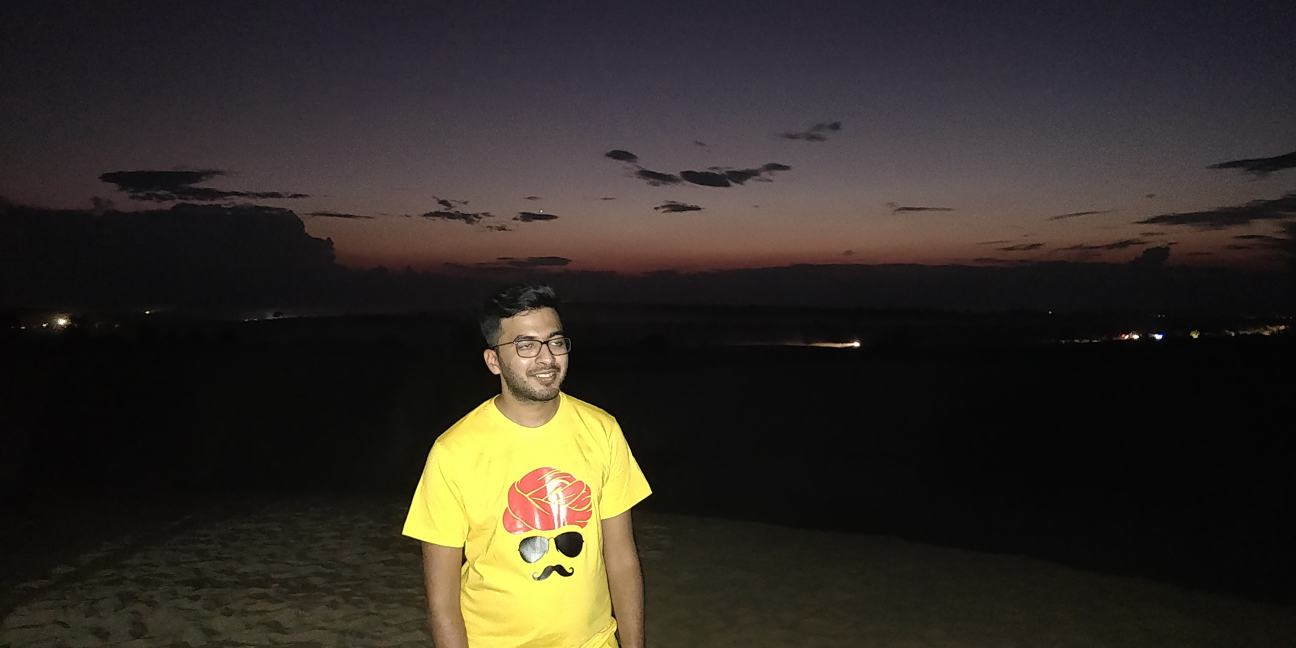
#> input picture uploads/IMG_20191031_184621.jpg, 5184 x 2592 px, found by its file name (shown at 1/4 size); its folder holds only this picture in this run
$ python test.py ../uploads/IMG_20191031_184621.jpg
#> lines starting #> are read from the running program, lines starting #| are printed output that depends on the picture; after the words box and inside, x2 and y2 are one past the last pixel; in counts of white or black regions, pixels touching at a corner belong together
import sys
import cv2

img = sys.argv[1];
imagePath = "C:\\Users\\Harsh\\Desktop\\nodejs\\uploads\\" + img
cascPath = "C:\\Users\\Harsh\\Desktop\\nodejs\\python\\haarcascade_frontalface_default.xml"

faceCascade = cv2.CascadeClassifier(cascPath)
image = cv2.imread(imagePath)
#> image is the input picture: shape (2592, 5184, 3); mean B, G, R 38, 44.5, 50.3

########################################
image = cv2.resize(image, (1360, 1080))
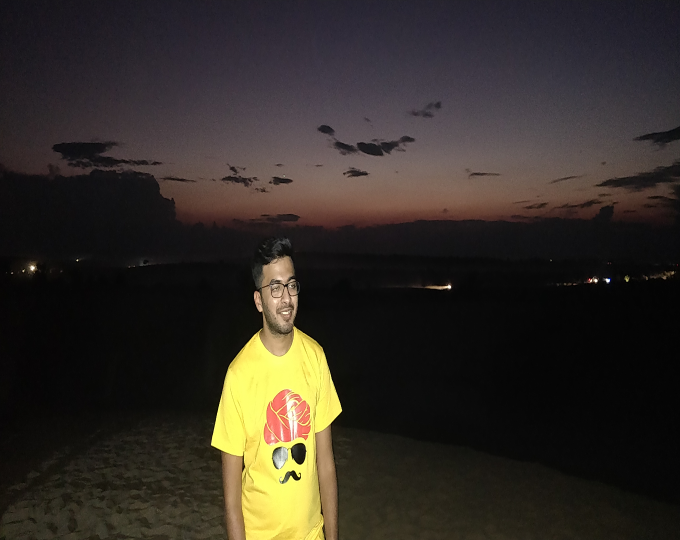
#> image: shape (1080, 1360, 3) (shown at 1/2 size); mean B, G, R 38, 44.4, 50.2
########################################

gray = cv2.cvtColor(image, cv2.COLOR_BGR2GRAY)
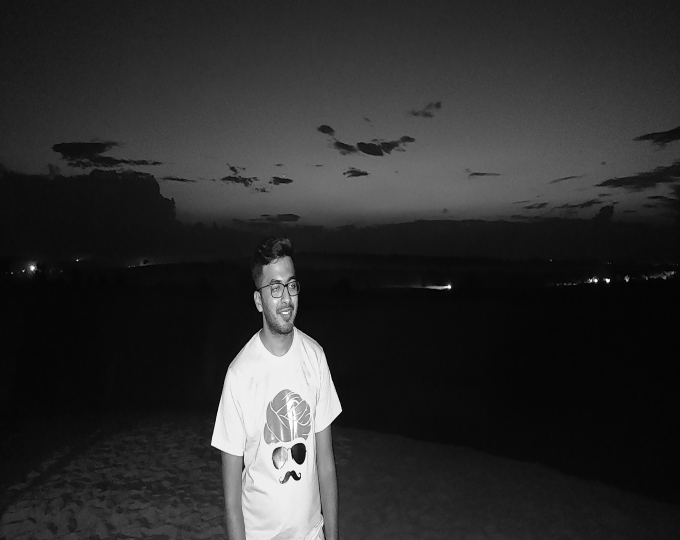
#> gray: shape (1080, 1360) (shown at 1/2 size); min 0, max 255, mean 45.4

faces = faceCascade.detectMultiScale(
    gray,
    scaleFactor=1.25,
    minNeighbors=5,
    minSize=(30, 30),
    flags = cv2.CASCADE_SCALE_IMAGE
)
#> faces = [[516, 530, 103, 103]]
#print("Found {0} faces!".format(len(faces)))

for (x, y, w, h) in faces:
    cv2.rectangle(image, (x, y), (x+w, y+h), (255, 255, 255), 2)
#> this loop made 1 pass
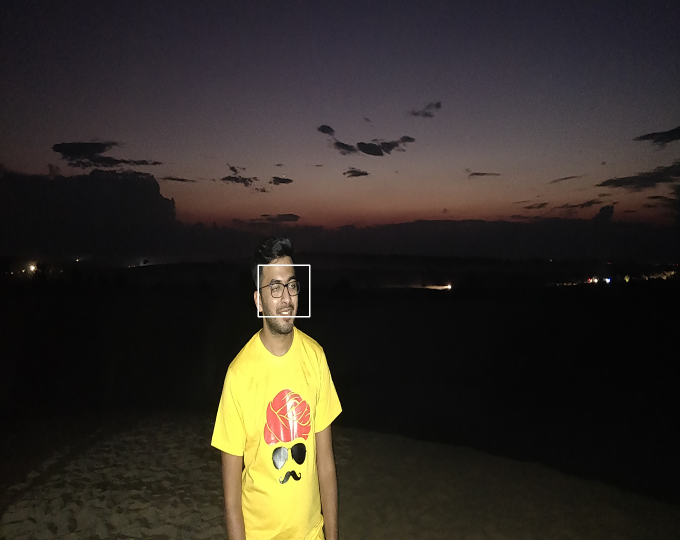
#> image: shape (1080, 1360, 3) (shown at 1/2 size); 0.08% of pixels changed, all inside (x1, y1, x2, y2) = (515, 529, 621, 635)

# [15 lines of commented-out code are left out]
imgPath = "C:\\Users\\Harsh\\Desktop\\nodejs\\modified\\" + img
cv2.imwrite( imgPath , image)

print(len(faces), img)
#| 1 ../uploads/IMG_20191031_184621.jpg
sys.stdout.flush()

$ run again, on uploads/IMG_20191105_220847_339.jpg
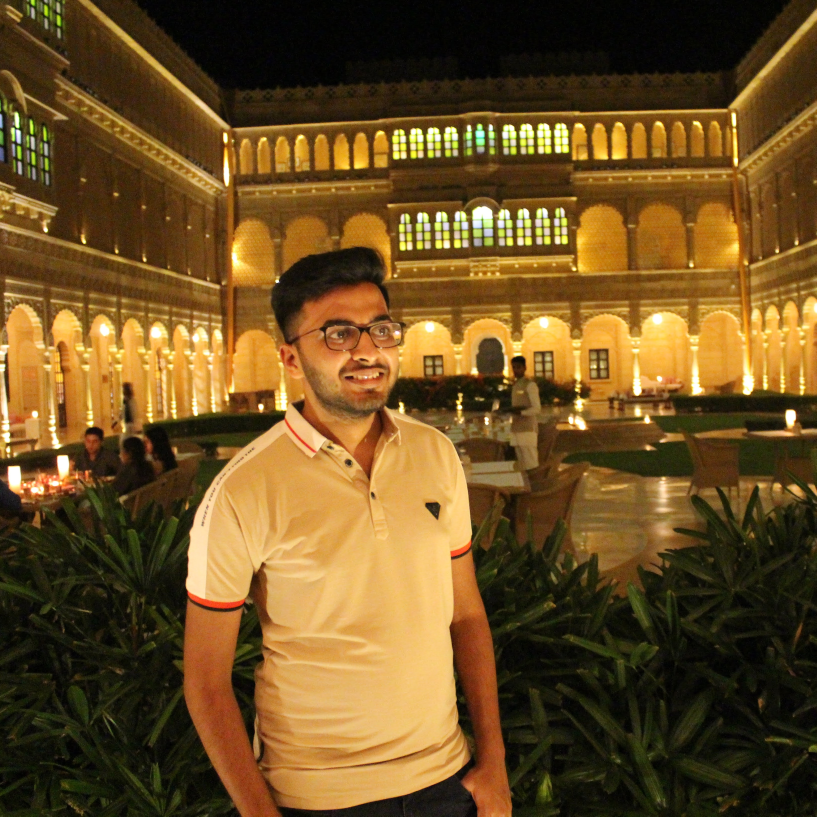
#> input picture uploads/IMG_20191105_220847_339.jpg, 3266 x 3265 px, found by its file name (shown at 1/4 size)
#> image is the input picture: shape (3265, 3266, 3); mean B, G, R 35, 79.9, 109.1
#> `image = cv2.resize(image, (1360, 1080))`:
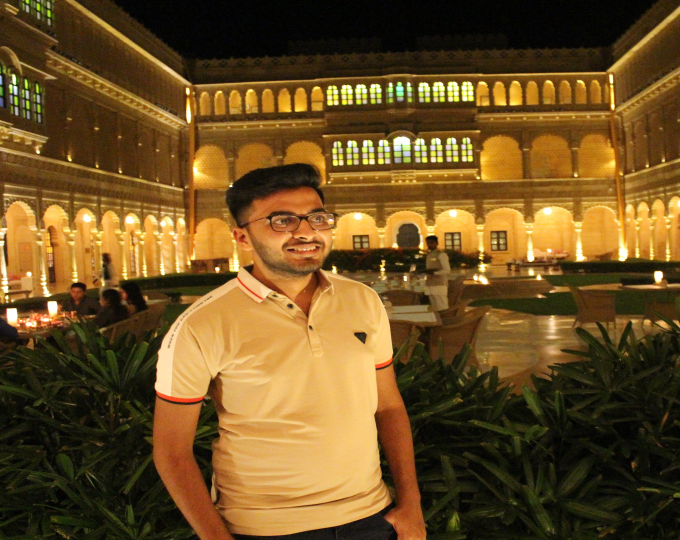
#> image: shape (1080, 1360, 3) (shown at 1/2 size); mean B, G, R 34.9, 79.7, 109
#> `gray = cv2.cvtColor(image, cv2.COLOR_BGR2GRAY)`:
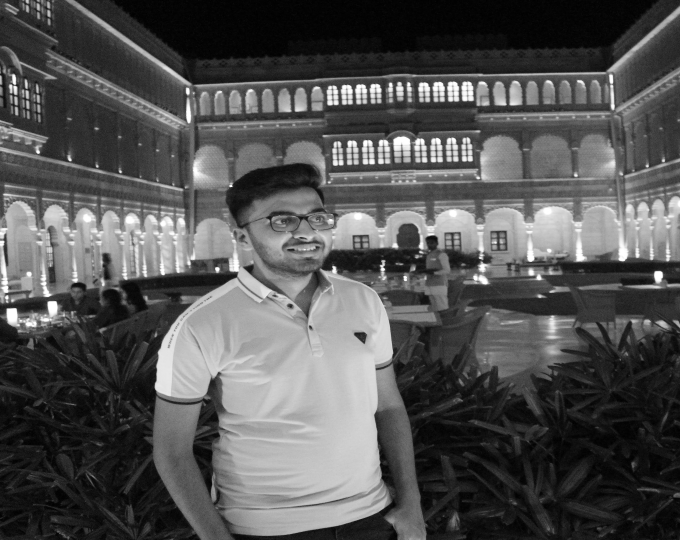
#> gray: shape (1080, 1360) (shown at 1/2 size); min 0, max 255, mean 83.4
#> faces = ()
#| 0 ../uploads/IMG_20191105_220847_339.jpg

$ run again, on uploads/IMG_20191031_184646.jpg
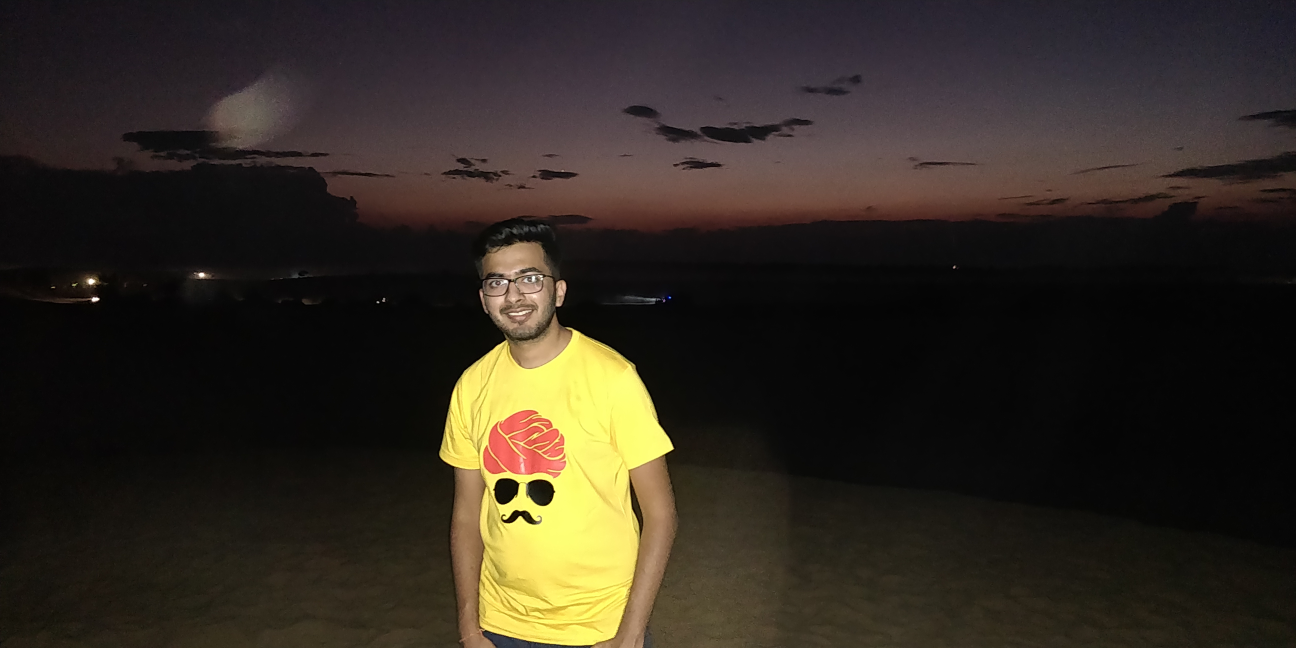
#> input picture uploads/IMG_20191031_184646.jpg, 5184 x 2592 px, found by its file name (shown at 1/4 size)
#> image is the input picture: shape (2592, 5184, 3); mean B, G, R 33.3, 42.2, 49.3
#> `gray = cv2.cvtColor(image, cv2.COLOR_BGR2GRAY)`:
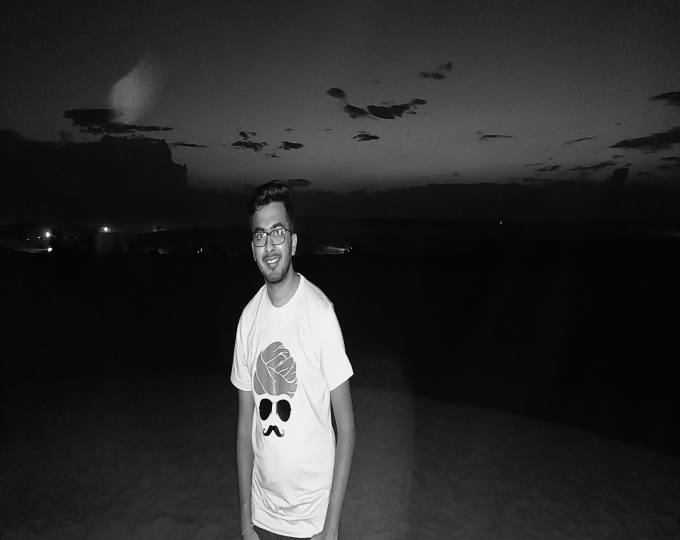
#> gray: shape (1080, 1360) (shown at 1/2 size); min 0, max 254, mean 43.2
#> faces = [[480, 419, 122, 122]]
#> the loop `for (x, y, w, h) in faces:` made 1 pass
#> after the loop `for (x, y, w, h) in faces:`:
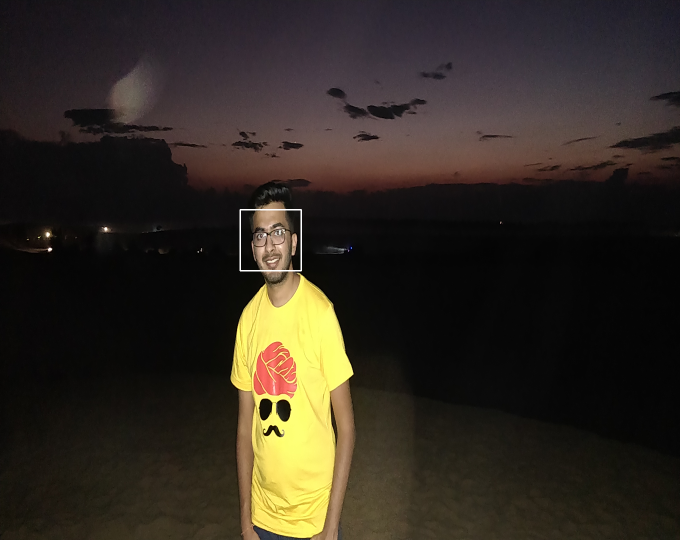
#> image: shape (1080, 1360, 3) (shown at 1/2 size); mean B, G, R 33.5, 42.3, 49.4
#| 1 ../uploads/IMG_20191031_184646.jpg

$ run again, on uploads/IMG_20191031_184721.jpg
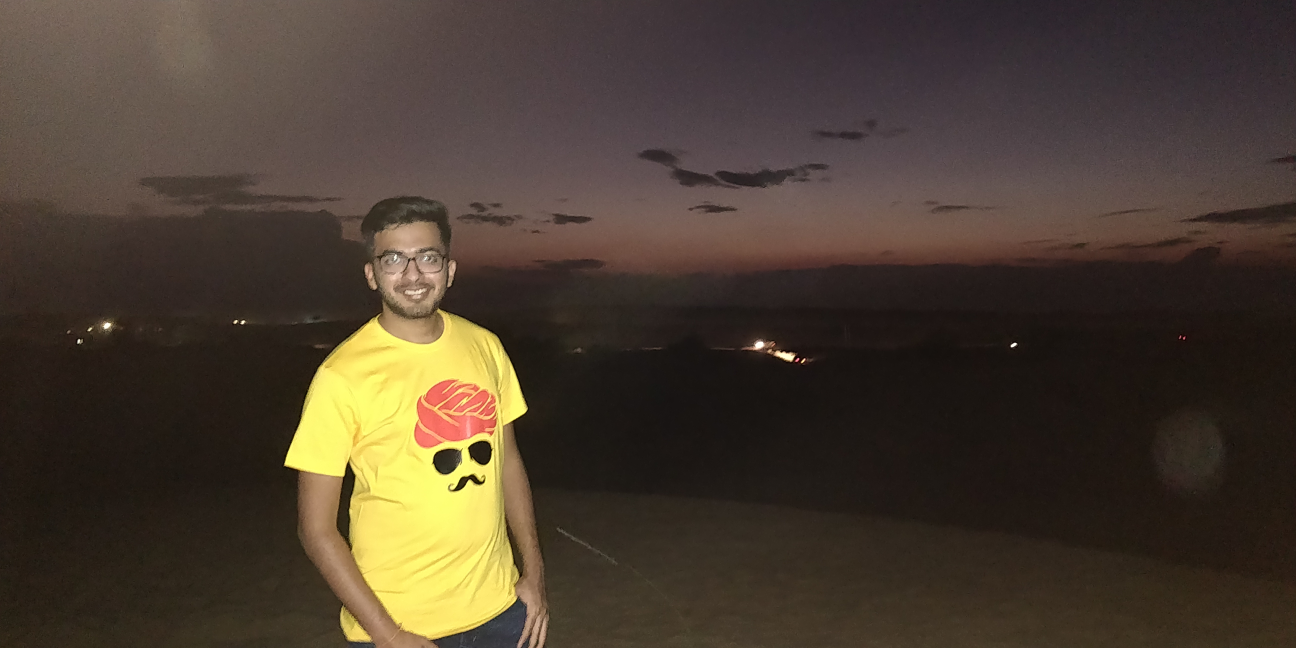
#> input picture uploads/IMG_20191031_184721.jpg, 5184 x 2592 px, found by its file name (shown at 1/4 size)
#> image is the input picture: shape (2592, 5184, 3); mean B, G, R 48.6, 61.2, 73.6
#> `gray = cv2.cvtColor(image, cv2.COLOR_BGR2GRAY)`:
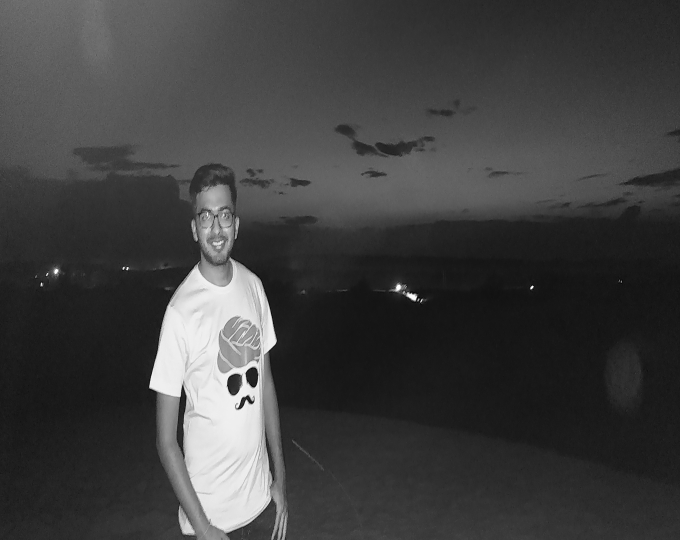
#> gray: shape (1080, 1360) (shown at 1/2 size); min 2, max 254, mean 63.4
#> faces = [[370, 382, 120, 120]]
#> the loop `for (x, y, w, h) in faces:` made 1 pass
#> after the loop `for (x, y, w, h) in faces:`:
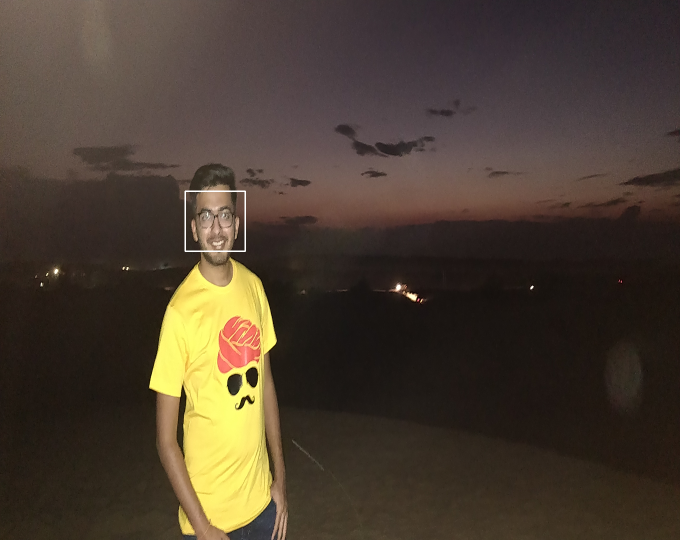
#> image: shape (1080, 1360, 3) (shown at 1/2 size); mean B, G, R 48.7, 61.3, 73.7
#| 1 ../uploads/IMG_20191031_184721.jpg

$ run again, on uploads/IMG_20191031_184739.jpg
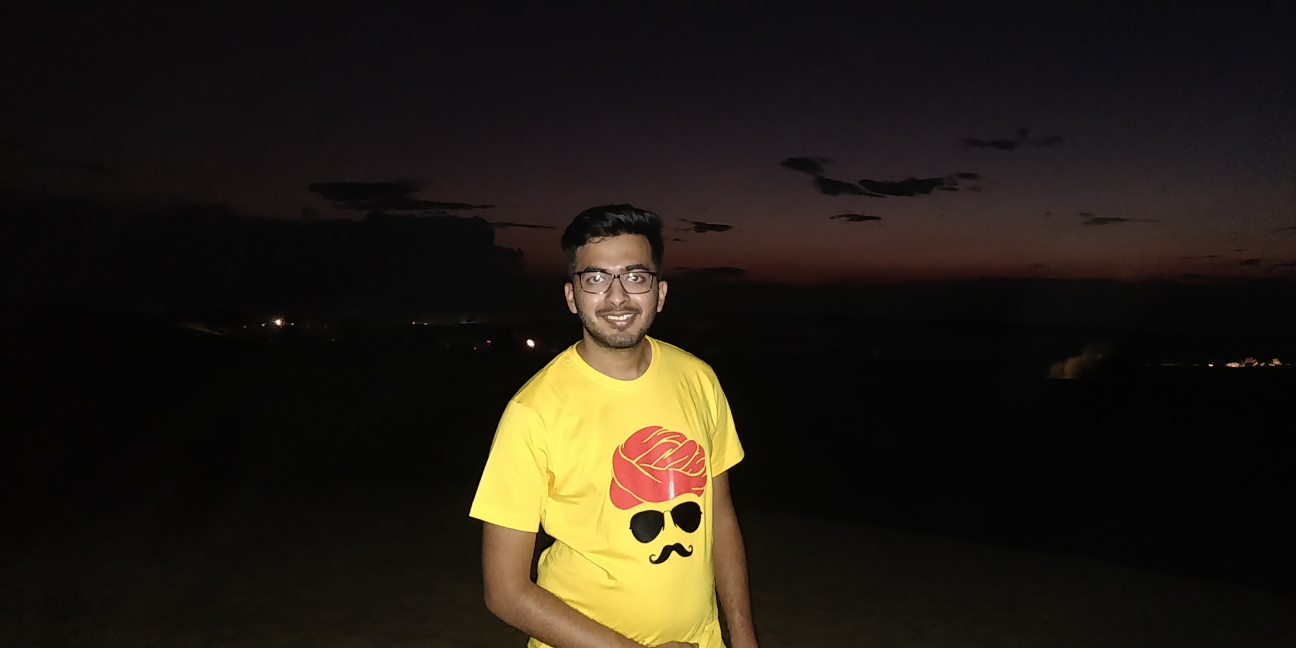
#> input picture uploads/IMG_20191031_184739.jpg, 5184 x 2592 px, found by its file name (shown at 1/4 size)
#> image is the input picture: shape (2592, 5184, 3); mean B, G, R 21, 29.3, 35.3
#> `gray = cv2.cvtColor(image, cv2.COLOR_BGR2GRAY)`:
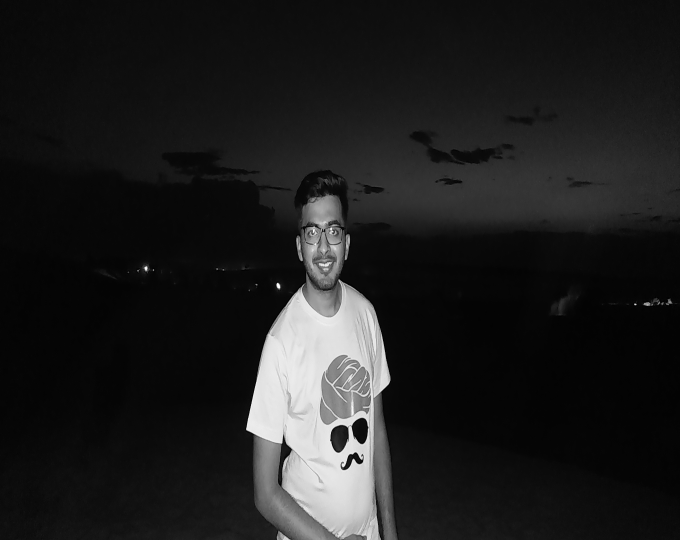
#> gray: shape (1080, 1360) (shown at 1/2 size); min 0, max 254, mean 30.2
#> faces = [[578, 406, 136, 136]]
#> the loop `for (x, y, w, h) in faces:` made 1 pass
#> after the loop `for (x, y, w, h) in faces:`:
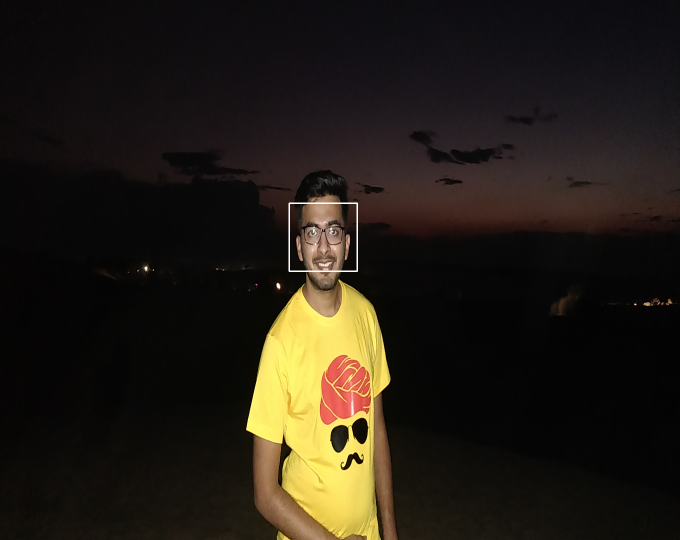
#> image: shape (1080, 1360, 3) (shown at 1/2 size); mean B, G, R 21.2, 29.5, 35.5
#| 1 ../uploads/IMG_20191031_184739.jpg
